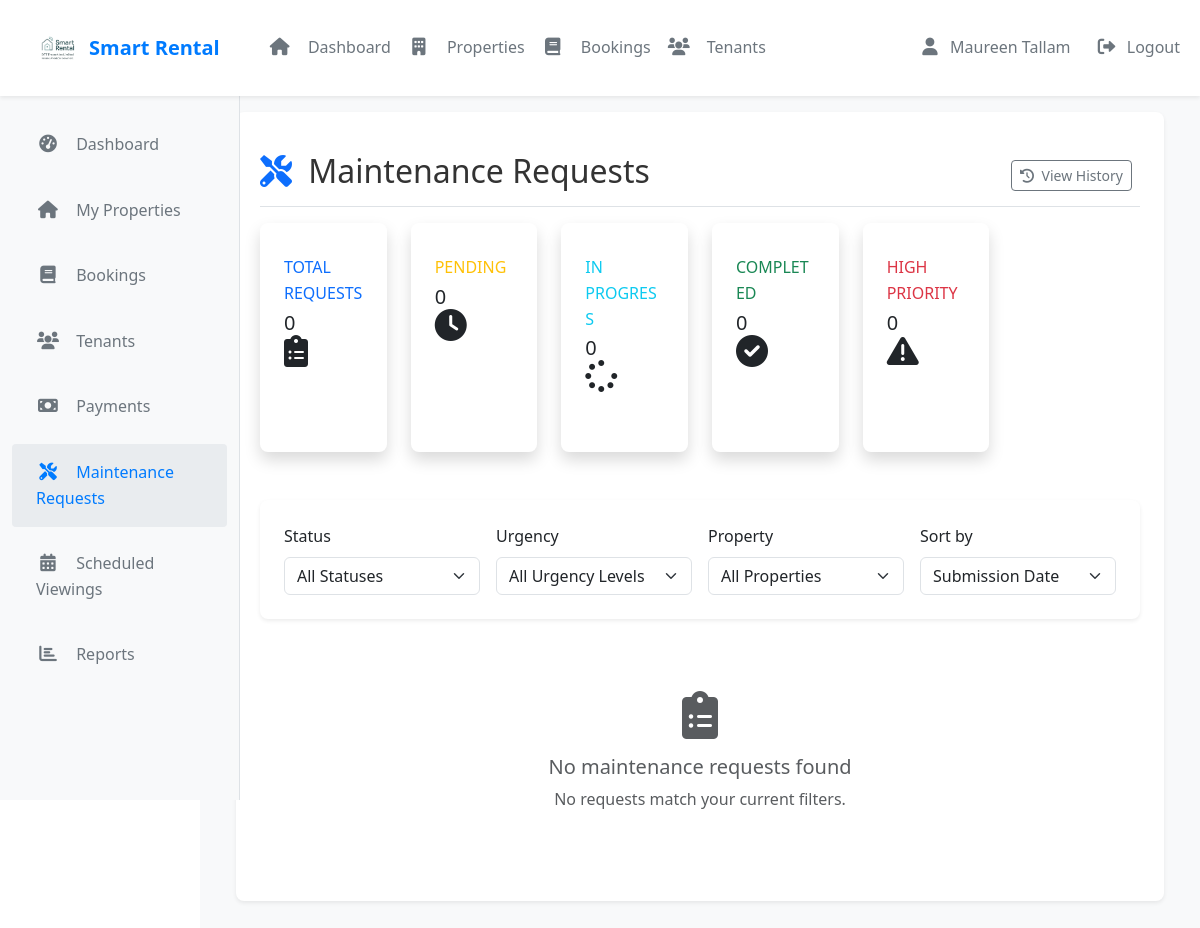
The page /smart_landlords/maintenance_requests.php (signed in) on the database as committed earlier.
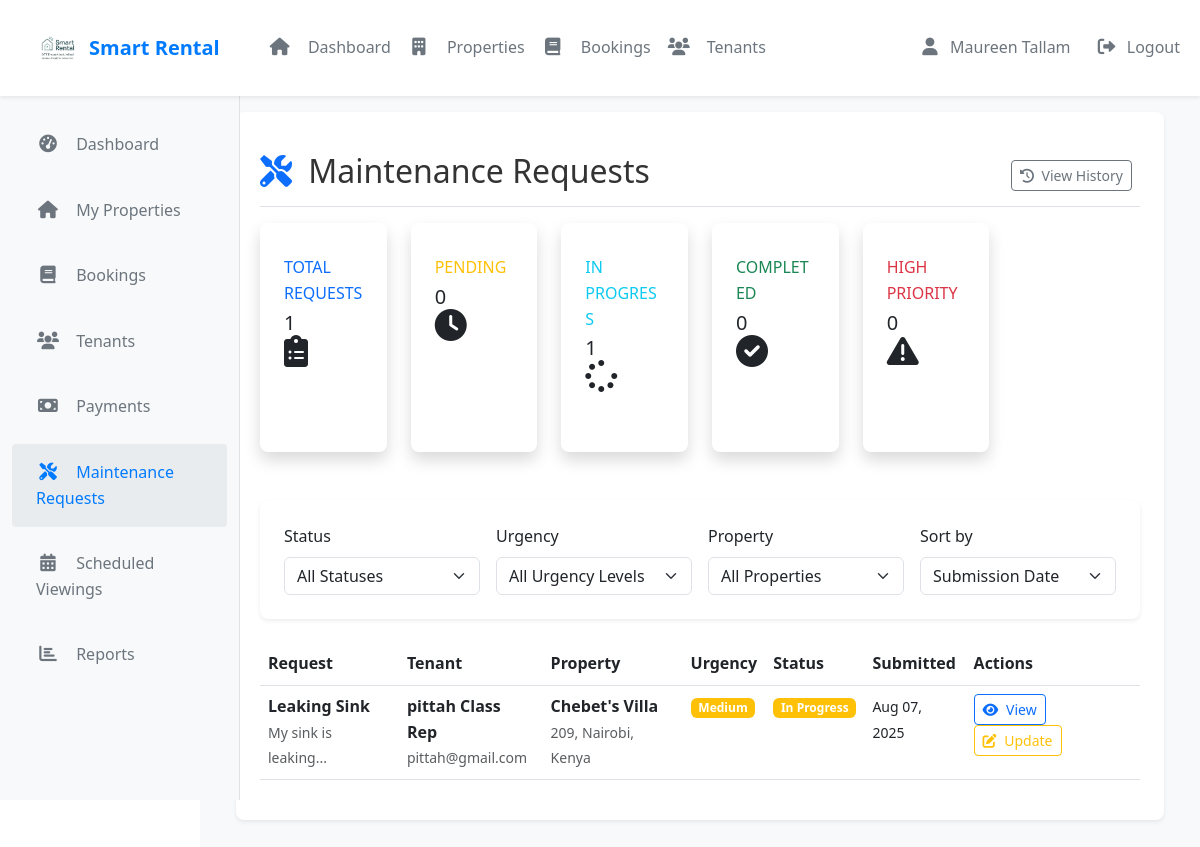
The same page on the database as committed later.
### tables this page shows
CREATE TABLE `maintenance_requests` (
  `id` int(11) NOT NULL,
  `tenant_id` int(11) NOT NULL COMMENT 'User ID of the tenant',
  `property_id` int(11) NOT NULL COMMENT 'House ID',
  `booking_id` int(11) NOT NULL COMMENT 'Rental booking ID',
  `title` varchar(255) NOT NULL COMMENT 'Short title of the issue',
  `description` text NOT NULL COMMENT 'Detailed description of the issue',
  `photo_url` varchar(500) DEFAULT NULL COMMENT 'Optional photo of the issue',
  `urgency` enum('Low','Medium','High') NOT NULL DEFAULT 'Medium',
  `status` enum('Pending','In Progress','Completed','Rejected') NOT NULL DEFAULT 'Pending',
  `submission_date` datetime NOT NULL DEFAULT current_timestamp(),
  `assigned_repair_date` datetime DEFAULT NULL COMMENT 'Date when repair is scheduled',
  `assigned_technician` varchar(255) DEFAULT NULL COMMENT 'Name of assigned technician',
  `before_photo_url` varchar(500) DEFAULT NULL COMMENT 'Photo before repair',
  `after_photo_url` varchar(500) DEFAULT NULL COMMENT 'Photo after repair',
  `rejection_reason` text DEFAULT NULL COMMENT 'Reason if request is rejected',
  `rating` int(1) DEFAULT NULL COMMENT 'Star rating 1-5 after completion',
  `feedback` text DEFAULT NULL COMMENT 'Optional feedback after completion',
  `completion_date` datetime DEFAULT NULL COMMENT 'Date when work was completed',
  `created_at` timestamp NOT NULL DEFAULT current_timestamp(),
  `updated_at` timestamp NOT NULL DEFAULT current_timestamp() ON UPDATE current_timestamp()
);

CREATE TABLE `users` (
  `id` int(30) NOT NULL,
  `name` text NOT NULL,
  `username` varchar(200) NOT NULL,
  `phone_number` varchar(20) DEFAULT NULL COMMENT 'User''s contact phone number',
  `current_balance` decimal(15,2) DEFAULT 0.00,
  `default_payment_method` varchar(50) DEFAULT NULL,
  `password` text NOT NULL,
  `type` enum('admin','landlord','caretaker','customer') NOT NULL DEFAULT 'customer'
);

CREATE TABLE `houses` (
  `id` int(30) NOT NULL,
  `landlord_id` int(30) NOT NULL,
  `house_no` varchar(50) NOT NULL,
  `category_id` int(30) NOT NULL,
  `description` text NOT NULL,
  `location` varchar(255) DEFAULT NULL,
  `city` varchar(100) DEFAULT NULL,
  `state` varchar(100) DEFAULT NULL,
  `country` varchar(100) DEFAULT NULL,
  `latitude` decimal(10,8) DEFAULT NULL,
  `longitude` decimal(11,8) DEFAULT NULL,
  `price` double NOT NULL,
  `security_deposit` decimal(10,2) DEFAULT NULL,
  `min_rental_period` int(11) DEFAULT 1 COMMENT 'In months',
  `max_rental_period` int(11) DEFAULT 12 COMMENT 'In months',
  `advance_rent_months` int(11) DEFAULT 1 COMMENT 'Number of months rent to pay in advance',
  `payment_cycle` enum('monthly','quarterly','annually') NOT NULL DEFAULT 'monthly',
  `late_fee_percentage` decimal(5,2) DEFAULT 5.00,
  `bedrooms` int(11) DEFAULT 0,
  `bathrooms` int(11) DEFAULT 0,
  `area` decimal(10,2) DEFAULT NULL,
  `image` varchar(255) DEFAULT NULL,
  `main_image` varchar(255) DEFAULT NULL,
  `featured` tinyint(1) DEFAULT 0,
  `status` tinyint(1) DEFAULT 1,
  `created_at` timestamp NOT NULL DEFAULT current_timestamp(),
  `updated_at` timestamp NOT NULL DEFAULT current_timestamp() ON UPDATE current_timestamp(),
  `address` text DEFAULT NULL,
  `total_units` int(11) NOT NULL DEFAULT 1,
  `available_units` int(11) NOT NULL DEFAULT 1,
  `utilities` text DEFAULT NULL COMMENT 'JSON array of included utilities',
  `utilities_notes` text DEFAULT NULL COMMENT 'Additional notes about utilities'
);

### smart_landlords/maintenance_requests.php (the view, shortened to what the rows shown need)
<?php
require_once '../config/db.php';
$sort_by = $_GET['sort'] ?? 'submission_date';
$sort_order = $_GET['order'] ?? 'DESC';
$query = "
    SELECT mr.id, mr.tenant_id, mr.property_id, mr.booking_id, mr.title, mr.description,
           mr.photo_url, mr.urgency, mr.status, mr.submission_date, mr.assigned_repair_date,
           mr.assigned_technician, mr.before_photo_url, mr.after_photo_url, mr.rejection_reason,
           mr.rating, mr.feedback, mr.completion_date, mr.created_at, mr.updated_at,
           h.house_no, h.location, h.description as property_description,
           u.name as tenant_name, u.username as tenant_email, u.phone_number as tenant_phone
    FROM maintenance_requests mr
    JOIN houses h ON mr.property_id = h.id
    JOIN users u ON mr.tenant_id = u.id
    WHERE h.landlord_id = ?
";
$params = [$_SESSION['user_id']];
$types = 'i';
$query .= " ORDER BY mr.$sort_by $sort_order";
$stmt = $conn->prepare($query);
$stmt->bind_param($types, ...$params);
$stmt->execute();
$requests = $stmt->get_result()->fetch_all(MYSQLI_ASSOC);
?>
<!DOCTYPE html>
<html lang="en">
<head>
    <link href="https://cdn.jsdelivr.net/npm/bootstrap@5.3.0/dist/css/bootstrap.min.css" rel="stylesheet">
    <link rel="stylesheet" href="https://cdnjs.cloudflare.com/ajax/libs/font-awesome/6.0.0/css/all.min.css">
    <link rel="stylesheet" href="assets/css/style.css">
</head>
<body>
    <div class="page-wrapper">
        <div class="container-fluid">
            <div class="row">
                <div class="main-content col-md-9 ms-sm-auto col-lg-10 px-md-4">
                    <div class="container-fluid">
                        <div class="page-content" style="margin-top: 80px;">
                <div class="d-flex justify-content-between flex-wrap flex-md-nowrap align-items-center pt-3 pb-2 mb-3 border-bottom">
                    <h1 class="h2">
                        <i class="fas fa-tools me-2 text-primary"></i>
                        Maintenance Requests
                    </h1>
                </div>
                <?php if (empty($requests)): ?>
                    <div class="text-center py-5">
                        <i class="fas fa-clipboard-list fa-3x text-muted mb-3"></i>
                        <h5 class="text-muted">No maintenance requests found</h5>
                        <p class="text-muted">No requests match your current filters.</p>
                    </div>
                <?php else: ?>
                    <div class="table-responsive">
                        <table class="table table-hover">
                            <thead>
                                <tr>
                                    <th>Request</th>
                                    <th>Tenant</th>
                                    <th>Property</th>
                                    <th>Urgency</th>
                                    <th>Status</th>
                                    <th>Submitted</th>
                                    <th>Actions</th>
                                </tr>
                            </thead>
                            <tbody>
                                <?php foreach ($requests as $request): ?>
                                <tr>
                                    <td>
                                        <div class="fw-bold"><?php echo htmlspecialchars($request['title']); ?></div>
                                        <small class="text-muted"><?php echo htmlspecialchars(substr($request['description'], 0, 50)); ?>...</small>
                                    </td>
                                    <td>
                                        <div class="fw-bold"><?php echo htmlspecialchars($request['tenant_name']); ?></div>
                                        <small class="text-muted"><?php echo htmlspecialchars($request['tenant_email']); ?></small>
                                    </td>
                                    <td>
                                        <div class="fw-bold"><?php echo htmlspecialchars($request['house_no']); ?></div>
                                        <small class="text-muted"><?php echo htmlspecialchars($request['location']); ?></small>
                                    </td>
                                    <td>
                                        <span class="badge bg-<?php
                                            echo $request['urgency'] === 'High' ? 'danger' :
                                                ($request['urgency'] === 'Medium' ? 'warning' : 'info');
                                        ?>">
                                            <?php echo $request['urgency']; ?>
                                        </span>
                                    </td>
                                    <td>
                                        <span class="badge bg-<?php
                                            echo $request['status'] === 'Completed' ? 'success' :
                                                ($request['status'] === 'In Progress' ? 'warning' :
                                                ($request['status'] === 'Rejected' ? 'danger' : 'secondary'));
                                        ?>">
                                            <?php echo $request['status']; ?>
                                        </span>
                                    </td>
                                    <td>
                                        <small><?php echo date('M d, Y', strtotime($request['submission_date'])); ?></small>
                                    </td>
                                    <td>
                                        <button class="btn btn-sm btn-outline-primary"
                                                onclick="viewRequestDetails(<?php echo $request['id']; ?>)">
                                            <i class="fas fa-eye me-1"></i> View
                                        </button>
                                        <button class="btn btn-sm btn-outline-warning"
                                                onclick="updateRequestStatus(<?php echo $request['id']; ?>, '<?php echo $request['status']; ?>')">
                                            <i class="fas fa-edit me-1"></i> Update
                                        </button>
                                    </td>
                                </tr>
                                <?php endforeach; ?>
                            </tbody>
                        </table>
                    </div>
                <?php endif; ?>
                </div>
            </div>
        </div>
    </div>
</body>
</html>

Rows that differ between the two databases and show on the page:
added maintenance_requests: title "Leaking Sink", description "My sink is leaking", tenant.name "pittah Class Rep", tenant.username "pittah@gmail.com", property.house_no "Chebet's Villa", property.location "209, Nairobi, Kenya", urgency "Medium", status "In Progress", submission_date "Aug 07, 2025"
Other text that changed with them:
$stats['total_requests']: "0" → "1"
$stats['in_progress_count']: "0" → "1"
text no longer shown: "No maintenance requests found No requests match your current filters."
text now shown: "Request Tenant Property Urgency Status Submitted Actions"
